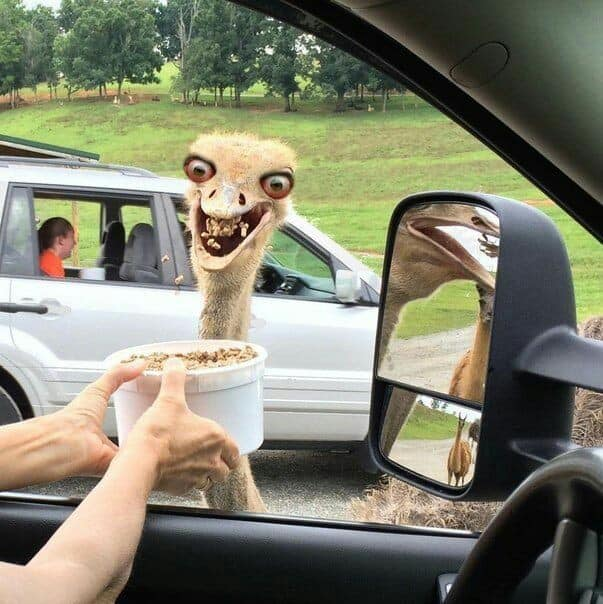
#> input picture Python/ex5/lena.jpg, 603 x 604 px, found by its file name
$ python 3.py
#> lines starting #> are read from the running program, lines starting #| are printed output that depends on the picture
import cv2 as cv
import numpy as np
import matplotlib.pyplot as plt
im = cv.imread('lena.jpg',0)
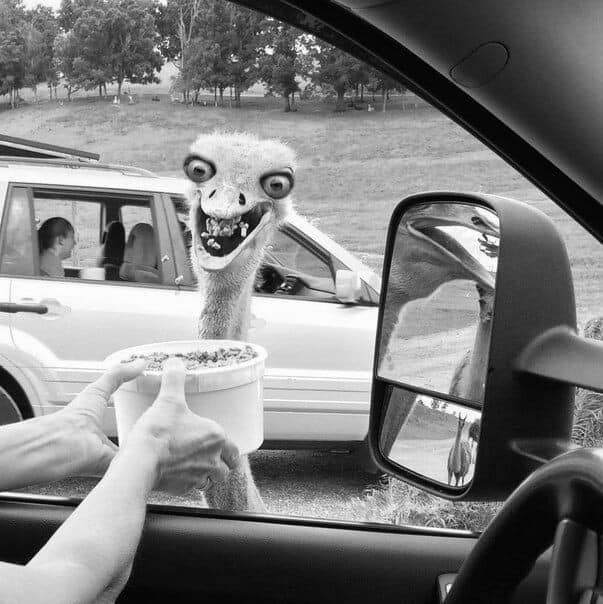
#> im: shape (604, 603); min 0, max 255, mean 126
hist = cv.calcHist([im], [0], None, [256], [0, 256])
#> hist = 256 values, max 6039 at index 7, min 127 at index 1, mean 1422.7
row, col = im.shape
#> row = 604; col = 603
type_image = [0, 0, 0]
for i in range(len(hist)):
     if i <= 85:
         type_image[0] += hist[i]
     elif i <= 170:
         type_image[1] += hist[i]
     else:
         type_image[2] += hist[i]
#> after the loop, type_image = [[129464], [104074], [130674]]
result = "Dark image" if type_image[0] > type_image[1] and type_image[0] > type_image[
     2] else "Low contrast" if type_image[1] > type_image[0] and type_image[1] > type_image[2] else "Bright image"
#> result = 'Bright image'
cv.imshow(f"this Image is : {result}", im)
cv.waitKey(0)
